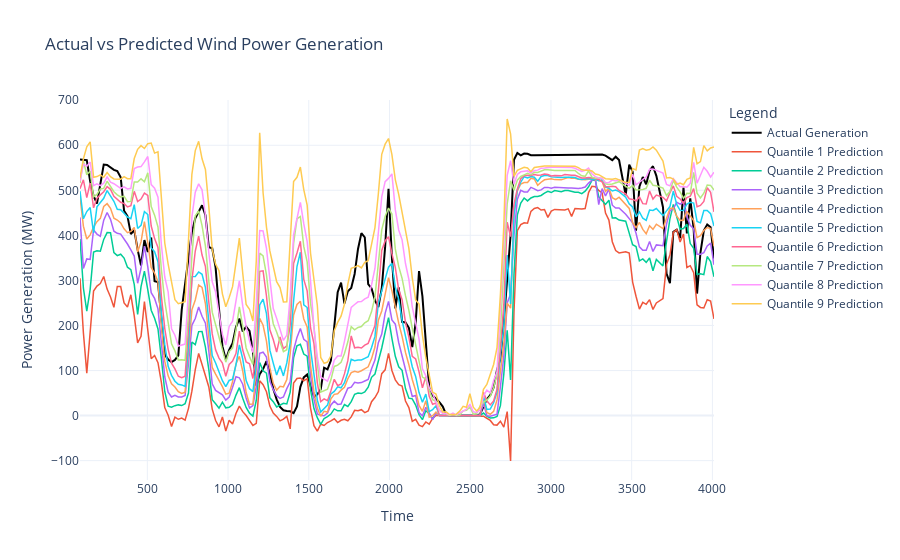

The notebook cell saved with this chart:
### Code cell
import plotly.graph_objects as go

# Create an empty figure
fig = go.Figure()

# Plot actual values
fig.add_trace(go.Scatter(
    x=df_resampled_merged_wind_2.index,  # Assuming the index is time or some sequence
    y=y_wind,  # Actual values
    mode='lines',
    name='Actual Generation',
    line=dict(color='black', width=2)  # Style for actual values
))

# Plot predicted values for each quantile
for quantile in quantiles:
    fig.add_trace(go.Scatter(
        x=df_resampled_merged_wind_2.index,  # Assuming same x-axis for predictions
        y=df_resampled_merged_wind_2[f'generation_mw_quantile_{quantile}'],  # Predictions for each quantile
        mode='lines',
        name=f'Quantile {quantile} Prediction',
        line=dict(width=1.5)  # Style for predicted values
    ))

# Update layout for better visualization
fig.update_layout(
    title='Actual vs Predicted Wind Power Generation',
    xaxis_title='Time',
    yaxis_title='Power Generation (MW)',
    legend_title='Legend',
    hovermode='x',
    template='plotly_white'
)

# Show the plot
fig.show()

### Figure 1 — Plotly figure (JSON) as saved in the notebook; plotly's stock layout.template omitted (floating-point values rounded to 4 significant figures; data arrays with more than 128 entries replaced by an {"elided": "..."} marker saying what was removed)
{"data": [{"line": {"color": "black", "width": 2}, "mode": "lines", "name": "Actual Generation", "type": "scatter", "x": {"elided": "185 int values"}, "y": {"elided": "185 float values"}}, {"line": {"width": 1.5}, "mode": "lines", "name": "Quantile 1 Prediction", "type": "scatter", "x": {"elided": "185 int values"}, "y": {"elided": "185 float values"}}, {"line": {"width": 1.5}, "mode": "lines", "name": "Quantile 2 Prediction", "type": "scatter", "x": {"elided": "185 int values"}, "y": {"elided": "185 float values"}}, {"line": {"width": 1.5}, "mode": "lines", "name": "Quantile 3 Prediction", "type": "scatter", "x": {"elided": "185 int values"}, "y": {"elided": "185 float values"}}, {"line": {"width": 1.5}, "mode": "lines", "name": "Quantile 4 Prediction", "type": "scatter", "x": {"elided": "185 int values"}, "y": {"elided": "185 float values"}}, {"line": {"width": 1.5}, "mode": "lines", "name": "Quantile 5 Prediction", "type": "scatter", "x": {"elided": "185 int values"}, "y": {"elided": "185 float values"}}, {"line": {"width": 1.5}, "mode": "lines", "name": "Quantile 6 Prediction", "type": "scatter", "x": {"elided": "185 int values"}, "y": {"elided": "185 float values"}}, {"line": {"width": 1.5}, "mode": "lines", "name": "Quantile 7 Prediction", "type": "scatter", "x": {"elided": "185 int values"}, "y": {"elided": "185 float values"}}, {"line": {"width": 1.5}, "mode": "lines", "name": "Quantile 8 Prediction", "type": "scatter", "x": {"elided": "185 int values"}, "y": {"elided": "185 float values"}}, {"line": {"width": 1.5}, "mode": "lines", "name": "Quantile 9 Prediction", "type": "scatter", "x": {"elided": "185 int values"}, "y": {"elided": "185 float values"}}], "layout": {"hovermode": "x", "legend": {"title": {"text": "Legend"}}, "title": {"text": "Actual vs Predicted Wind Power Generation"}, "xaxis": {"title": {"text": "Time"}}, "yaxis": {"title": {"text": "Power Generation (MW)"}}}}
